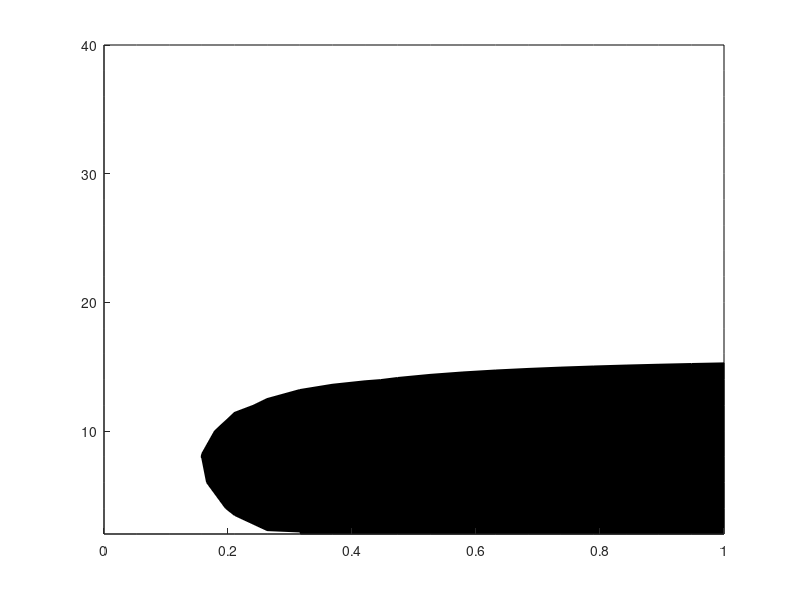

MATLAB code to generate this figure: (Note: this script raises an error after producing the figure.)
%This script generate figure S3A. We create a map of parameter space (group size and essentiality
%of cooperation) and evaluate which mechanism (fully coordinated specialisation
%or random specialisation) is favoured. We assume here the reproductive
%fecundity depends linearly on the number of helpers in the group.

clear all
close all

%Parameter space
Nmax=40;
Nmin=2;
size=linspace(Nmin,Nmax,(Nmax-Nmin)/2+1);  %discretisation for group size

essen=linspace(0.0,1,length(size)); %discretisation for essentiality of cooperation 

beta=0.01; %shape of coordination cost
alpha=0.1; %scale of coordination costs

%Iterate through each possible parameter combination, calculate the optimal
%proportion of helpers. Evaluate the fitness of a coordinated
%group, and random groups. Store in results. 
results=[]

for i=1:length(essen)
    disp(i)
    for j=1:length(size)
        e=essen(i);
        N=size(j);
        popt=max((e*(N+1)-1)/(2*e*N),0);
        cn=alpha.*(1-exp(-beta.*N.*(N-1)/2));
        cstar=(N*e-(1-e))/(N*((N-1)*e+1));
        results(end+1,:)=[e N popt cn cstar];
    
    end
end

%Setup for plots
y=[];
grid=3;
x=linspace(0,1,grid)
y=[];
for i=1:grid
    y(end+1,:)=[x(i) x(i) x(i)]
end
y(2,:)=y(1,:)
ftsz=50;
matt2=[];

for i=1:length(size)
    for j=1:length(essen)
        e=essen(j);
        N=size(i);
        coordfit=results(results(:,2)==N&results(:,1)==e,4);
        stochcontfit=results(results(:,2)==N&results(:,1)==e,5);
        matt2(i,j)=stochcontfit/coordfit;
    end
end

for i=1:length(size)
    for j=1:length(essen)
        e=essen(j);
        N=size(i);
        coordcost=results(results(:,2)==N&results(:,1)==e,4);
        randcost=results(results(:,2)==N&results(:,1)==e,5);
        matt3(i,j)=randcost/coordcost;
        if matt3(i,j)<0
            matt3(i,j)=0 %area where DOL not favoured for either mechanism
        end
    end
end



%Optimal mechanism when the probability of being a helper is equal to the 
%continuous optimal proportion of helpers
figure()
set(gcf, 'Position',  [0, 0, 800, 800])
colormap(flipud(y))
[M,c]=contourf(essen, size,matt3, [0, 1, 1000],'Color','k','ShowText','off', 'Linestyle','-')
c.LineWidth = 2;
set(gcf,'color','w');
ax = gca;
ax.XTick=[0 0.5 1];
ax.YTick=[2 20 40];
ax.FontSize = ftsz/2; 
axis([min(essen) max(essen) min(size) max(size)])
ax.XTickLabel={'0', '1/2','1'};



endol=results(results(:,3)<=0,1);
nndol=results(results(:,3)<=0,2);
nmax=[];
for i=1:length(essen)
    e=essen(i);
    if sum(endol==e)>0
        nmax(i)=max(nndol(endol==e))
    else
        nmax(i)=0;
    end
end
bottom=zeros(1,length(essen));
hold on
fill([essen flip(essen)],[nmax bottom],'r','LineStyle','none')
